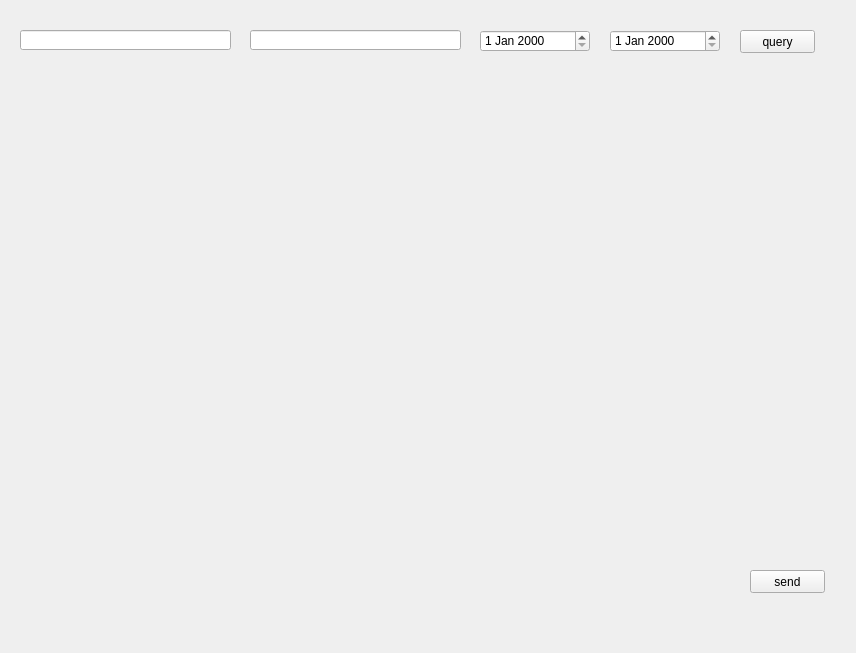
<?xml version="1.0" encoding="UTF-8"?>
<ui version="4.0">
 <class>Form</class>
 <widget class="QWidget" name="Form">
  <property name="geometry">
   <rect>
    <x>0</x>
    <y>0</y>
    <width>856</width>
    <height>653</height>
   </rect>
  </property>
  <property name="windowTitle">
   <string>Form</string>
  </property>
  <widget class="QPushButton" name="pushButton_query">
   <property name="geometry">
    <rect>
     <x>740</x>
     <y>30</y>
     <width>75</width>
     <height>23</height>
    </rect>
   </property>
   <property name="text">
    <string>query</string>
   </property>
  </widget>
  <widget class="QPushButton" name="pushButton_send">
   <property name="geometry">
    <rect>
     <x>750</x>
     <y>570</y>
     <width>75</width>
     <height>23</height>
    </rect>
   </property>
   <property name="text">
    <string>send</string>
   </property>
  </widget>
  <widget class="QLineEdit" name="lineEdit_query_in">
   <property name="geometry">
    <rect>
     <x>20</x>
     <y>30</y>
     <width>211</width>
     <height>20</height>
    </rect>
   </property>
  </widget>
  <widget class="QLineEdit" name="lineEdit_query_not">
   <property name="geometry">
    <rect>
     <x>250</x>
     <y>30</y>
     <width>211</width>
     <height>20</height>
    </rect>
   </property>
  </widget>
  <widget class="QDateEdit" name="dateEdit_begin">
   <property name="geometry">
    <rect>
     <x>480</x>
     <y>30</y>
     <width>110</width>
     <height>22</height>
    </rect>
   </property>
  </widget>
  <widget class="QDateEdit" name="dateEdit_end">
   <property name="geometry">
    <rect>
     <x>610</x>
     <y>30</y>
     <width>110</width>
     <height>22</height>
    </rect>
   </property>
  </widget>
  <widget class="QWidget" name="widget" native="true">
   <property name="geometry">
    <rect>
     <x>20</x>
     <y>60</y>
     <width>811</width>
     <height>491</height>
    </rect>
   </property>
  </widget>
 </widget>
 <resources/>
 <connections/>
</ui>
